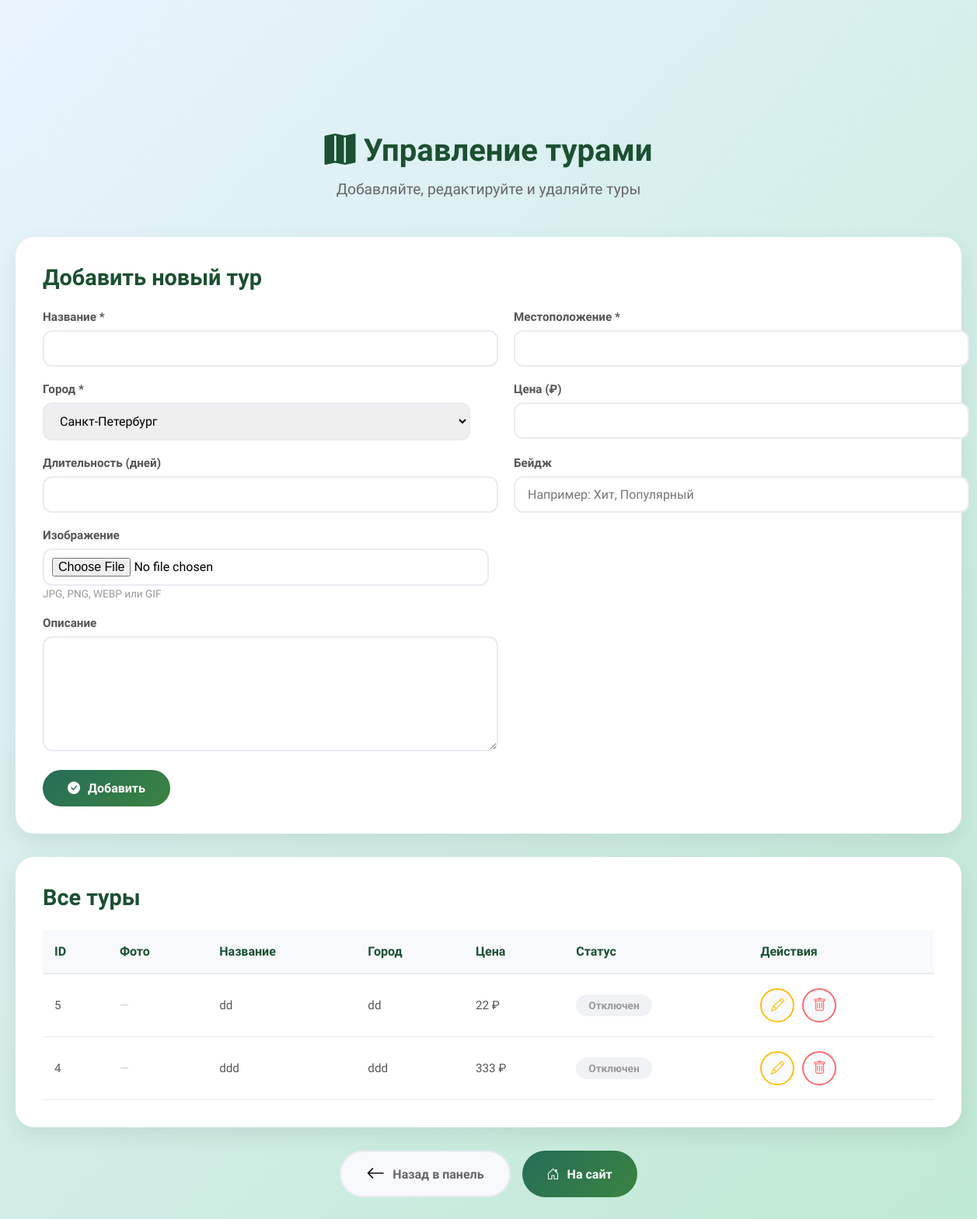
/admin/tours.php (signed in), run on the app's committed database.
### tables this page shows
CREATE TABLE `tours` (
  `id` int UNSIGNED NOT NULL,
  `title` varchar(255) NOT NULL,
  `location` varchar(255) NOT NULL,
  `city_id` varchar(100) NOT NULL,
  `description` text,
  `image` varchar(255) DEFAULT NULL,
  `price` decimal(10,2) DEFAULT NULL,
  `duration` int DEFAULT NULL,
  `rating` decimal(2,1) DEFAULT '5.0',
  `reviews_count` int DEFAULT '0',
  `badge` varchar(100) DEFAULT NULL,
  `is_active` tinyint(1) DEFAULT '1',
  `created_at` timestamp NULL DEFAULT CURRENT_TIMESTAMP,
  `updated_at` timestamp NULL DEFAULT CURRENT_TIMESTAMP ON UPDATE CURRENT_TIMESTAMP
);

### admin/tours.php (the view, shortened to what this page needs)
<?php
$pdo = getDbConnection();
$stmt = $pdo->query("SELECT * FROM tours ORDER BY created_at DESC");
$tours = $stmt->fetchAll();
$editTour = null;
?>
<!DOCTYPE html>
<html lang="ru">
<head>
    <link rel="stylesheet" href="https://cdn.jsdelivr.net/npm/bootstrap-icons@1.11.1/font/bootstrap-icons.css">
    <link rel="stylesheet" href="../style.css">
</head>
<body>
    <div class="admin-tours">
        <div class="admin-page-header">
            <h1><i class="bi bi-map-fill"></i> Управление турами</h1>
            <p>Добавляйте, редактируйте и удаляйте туры</p>
        </div>
        <div class="admin-card">
            <h2 class="admin-card-title">
                <?= $editTour ? 'Редактировать тур' : 'Добавить новый тур' ?>
            </h2>
            <form method="POST" enctype="multipart/form-data">
                <div class="admin-form-grid">
                    <div class="admin-form-group">
                        <label>Название *</label>
                        <input type="text" name="title" required value="<?= htmlspecialchars($editTour['title'] ?? '') ?>">
                    </div>
                    <div class="admin-form-group">
                        <label>Местоположение *</label>
                        <input type="text" name="location" required value="<?= htmlspecialchars($editTour['location'] ?? '') ?>">
                    </div>
                    <div class="admin-form-group">
                        <label>Город *</label>
                        <select name="city_id" required>
                            <option value="saint-petersburg" <?= ($editTour['city_id'] ?? '') === 'saint-petersburg' ? 'selected' : '' ?>>Санкт-Петербург</option>
                        </select>
                    </div>
                    <div class="admin-form-group">
                        <label>Цена (₽)</label>
                        <input type="number" name="price" value="<?= $editTour['price'] ?? '' ?>">
                    </div>
                    <div class="admin-form-group">
                        <label>Длительность (дней)</label>
                        <input type="number" name="duration" value="<?= $editTour['duration'] ?? '' ?>">
                    </div>
                    <div class="admin-form-group">
                        <label>Бейдж</label>
                        <input type="text" name="badge" placeholder="Например: Хит, Популярный" value="<?= htmlspecialchars($editTour['badge'] ?? '') ?>">
                    </div>
                    <div class="admin-form-group">
                        <label>Изображение</label>
                        <input type="file" name="tour_image" accept="image/jpeg,image/png,image/webp,image/gif">
                        <small style="color: #999; font-size: 0.85rem;">JPG, PNG, WEBP или GIF</small>
                    </div>
                </div>
                <div class="admin-form-group">
                    <label>Описание</label>
                    <textarea name="description"><?= htmlspecialchars($editTour['description'] ?? '') ?></textarea>
                </div>
                <div class="admin-form-actions">
                    <button type="submit" name="save_tour" class="admin-btn admin-btn-success">
                        <i class="bi bi-check-circle-fill"></i> <?= $editTour ? 'Сохранить' : 'Добавить' ?>
                    </button>
                </div>
            </form>
        </div>
        <div class="admin-card">
            <h2 class="admin-card-title">Все туры</h2>
            <div class="admin-table-wrapper">
                <table class="admin-table">
                    <thead>
                        <tr>
                            <th>ID</th>
                            <th>Фото</th>
                            <th>Название</th>
                            <th>Город</th>
                            <th>Цена</th>
                            <th>Статус</th>
                            <th>Действия</th>
                        </tr>
                    </thead>
                    <tbody>
                        <?php foreach ($tours as $tour): ?>
                        <tr>
                            <td><?= $tour['id'] ?></td>
                            <td>
                                <?php if ($tour['image']): ?>
                                    <img src="../<?= htmlspecialchars($tour['image']) ?>" alt="" style="width: 50px; height: 50px; object-fit: cover; border-radius: 8px;">
                                <?php else: ?>
                                    <span style="color: #ccc;">—</span>
                                <?php endif; ?>
                            </td>
                            <td><?= htmlspecialchars($tour['title']) ?></td>
                            <td><?= htmlspecialchars($tour['location']) ?></td>
                            <td><?= number_format($tour['price'], 0, '.', ' ') ?> ₽</td>
                            <td>
                                <span class="tour-status <?= $tour['is_active'] ? 'tour-status-active' : 'tour-status-inactive' ?>">
                                    <?= $tour['is_active'] ? 'Активен' : 'Отключен' ?>
                                </span>
                            </td>
                            <td>
                                <div class="tour-actions">
                                    <a href="?edit=<?= $tour['id'] ?>" class="tour-action-btn tour-btn-edit" title="Редактировать">
                                        <i class="bi bi-pencil"></i>
                                    </a>
                                    <a href="?delete=<?= $tour['id'] ?>" class="tour-action-btn tour-btn-delete" onclick="return confirm('Удалить этот тур?')" title="Удалить">
                                        <i class="bi bi-trash"></i>
                                    </a>
                                </div>
                            </td>
                        </tr>
                        <?php endforeach; ?>
                    </tbody>
                </table>
            </div>
        </div>
        <div class="admin-nav-buttons">
            <a href="dashboard.php" class="admin-btn admin-btn-secondary">
                <i class="bi bi-arrow-left"></i> Назад в панель
            </a>
            <a href="../index.php" class="admin-btn admin-btn-primary">
                <i class="bi bi-house-door"></i> На сайт
            </a>
        </div>
    </div>
</body>
</html>

### style.css (style rules this page uses)
* { margin: 0; padding: 0; }
body { padding-top: 70px; background: linear-gradient(135deg, #bcddff54, #98dbb8a1); font-family: "Mulish", sans-serif; }
.bi-arrow-left, .bi-arrow-right { color: #000000; font-size: 1.5rem; }
.tour-actions { display: flex; gap: 12px; margin-top: auto; }

### admin/tours.php (style rules this page uses)
.admin-tours { max-width: 1400px; margin: 100px auto; padding: 0 20px; }
.admin-page-header { text-align: center; margin-bottom: 50px; }
.admin-page-header h1 { font-size: 2.5rem; color: #1b5031; margin-bottom: 15px; font-weight: 700; }
.admin-page-header p { font-size: 1.2rem; color: #666; }
.admin-card { background: white; border-radius: 24px; padding: 35px; box-shadow: 0 10px 30px rgba(0,0,0,0.08); margin-bottom: 30px; }
.admin-card-title { font-size: 1.8rem; color: #1b5031; margin-bottom: 25px; font-weight: 700; }
.admin-form-grid { display: grid; grid-template-columns: repeat(2, 1fr); gap: 20px; margin-bottom: 20px; }
.admin-form-group label { display: block; margin-bottom: 8px; font-weight: 600; color: #555; font-size: 0.95rem; }
.admin-form-group input, .admin-form-group select, .admin-form-group textarea { width: 550px; padding: 12px 16px; border: 2px solid #e8ecf1; border-radius: 12px; font-size: 1rem; font-family: 'Mulish', sans-serif; transition: all 0.3s; }
.admin-form-group textarea { height: 120px; resize: vertical; }
.admin-form-group input[type="file"] { padding: 10px; cursor: pointer; }
.admin-form-actions { display: flex; gap: 15px; margin-top: 20px; }
.admin-btn { padding: 14px 32px; border-radius: 50px; font-weight: 600; cursor: pointer; transition: all 0.3s; font-family: 'Mulish', sans-serif; display: inline-flex; align-items: center; gap: 10px; font-size: 1rem; border: none; text-decoration: none; }
.admin-btn-success { background: linear-gradient(135deg, #266d59 0%, #3a8340 100%); color: white; }
.admin-btn-primary { background: linear-gradient(135deg, #266d59 0%, #3a8340 100%); color: white; }
.admin-btn-secondary { background: #f8f9fc; color: #666; border: 2px solid #e8ecf1; }
.admin-table-wrapper { overflow-x: auto; }
.admin-table { width: 100%; border-collapse: collapse; }
.admin-table th { text-align: left; padding: 18px 15px; background: #f8f9fc; color: #1b5031; font-weight: 700; font-size: 1rem; border-bottom: 2px solid #e8ecf1; }
.admin-table td { padding: 18px 15px; border-bottom: 1px solid #e8ecf1; color: #555; font-size: 0.95rem; }
.tour-status { padding: 6px 16px; border-radius: 30px; font-size: 0.85rem; font-weight: 600; display: inline-block; }
.tour-status-inactive { background: #f0f2f5; color: #999; }
.tour-actions { display: flex; gap: 10px; }
.tour-action-btn { width: 40px; height: 40px; border-radius: 50%; border: none; cursor: pointer; display: flex; align-items: center; justify-content: center; transition: all 0.3s; font-size: 1.1rem; }
.tour-btn-edit { background: #f8f9fc; color: #ffc107; border: 2px solid #ffc107; }
.tour-btn-delete { background: #f8f9fc; color: #ff6b6b; border: 2px solid #ff6b6b; }
.admin-nav-buttons { display: flex; gap: 15px; justify-content: center; margin-top: 30px; }

### data on the page
tours: id "5", title "dd", location "dd", price "22", is_active "Отключен"
tours: id "4", title "ddd", location "ddd", price "333", is_active "Отключен"
